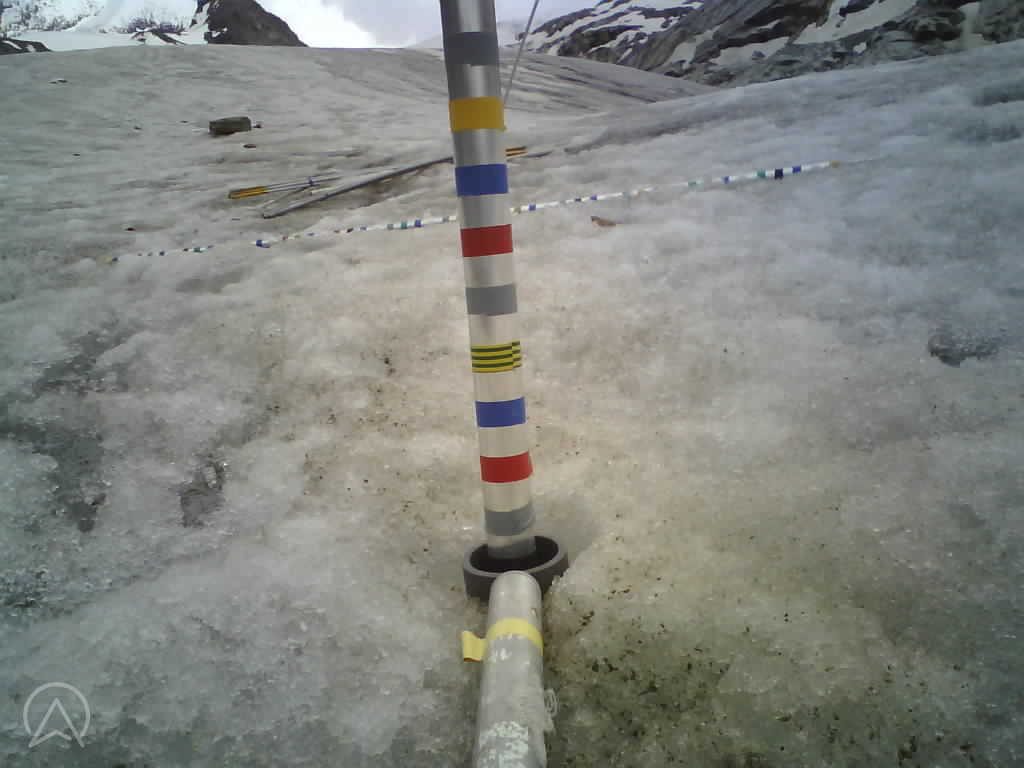
#> input picture InputImages/2020-06-16_14-24.jpg, 1024 x 768 px
$ python -i TOAST.py   (imports and definitions only)   (Python 2 division)   (older library calls are emulated)
#> lines starting #> are read from the running program, lines starting #| are printed output that depends on the picture; after the words box and inside, x2 and y2 are one past the last pixel; in counts of white or black regions, pixels touching at a corner belong together
#!/usr/bin/env python3
# -*- coding: utf-8 -*-

import cv2
import os
import glob
import numpy as np
import pandas as pd
# import matplotlib.pyplot as plt
import math
from datetime import datetime
import pickle

tape_width = 19.  # width of marker tape (mm)
tape_spacing = 21.
arm_p0, arm_p1 = (515, 571), (511, 766)  # XY format
segment_width_range = (19, 42)
wb_rect_yyxx = (320, 500, 560, 880)

min_brightness = 100
max_deg_collin = 5  # maximum angle between points to be comsidered as collinear
min_collin_points = 2  # minimum number of collinear points on stake


def angle(p0, p1):
    """

    Parameters
    ----------
    p0 : [x, y] coordinates of point P0
    p1 : [x, y] coordinates of point P1

    Returns
    -------
    slope of line P0P1, converted to range [-90, 90], zero is vertical

    """
    dx, dy = p1[0] - p0[0], p1[1] - p0[1]
    if dx <= 0:
        dx = abs(dx)
        dy = -dy
    alpha = math.degrees(np.arccos(dy / np.sqrt(dy ** 2 + dx ** 2)))  # 0 - 180
    if alpha >= 90:
        alpha = alpha - 180  # -90 - 90
    return alpha


# [175 lines left out: functions intersection, get_color, odd_even_score, get_color_arr, cv2label, not called in this run]


#######################################################


def analyse_image(file, outfolder, tape_width=tape_width,
                  tape_spacing=tape_spacing, arm_p0=arm_p0, arm_p1=arm_p1,
                  segment_width_range=segment_width_range, wb_rect_yyxx=wb_rect_yyxx):
    """

    Parameters
    ----------
    file :          image file
    outfolder :     output folder for images
    tape_width :    width of marker tape
    tape_spacing :  spacing of tape markers
    arm_p0 :        [x,y] coordinates of one Point on arm
    arm_p1 :        [x,y] of other Point on arm (one must be ring)
    segment_width_range : acceptable width range [min,max] of segments
    wb_rect_yyxx :  y and x ranges for whitebalance region

    Returns
    -------
    dataframe with details for each segment (marker)

    """
#> called with file = 'InputImages/2020-06-16_14-24.jpg', outfolder = 'out.png', tape_width = 19, tape_spacing = 21, arm_p0 = (515, 571), arm_p1 = (511, 766), segment_width_range = (19, 42), wb_rect_yyxx = (320, 500, 560, 880)
    img = cv2.imread(file)
#> img is the input picture: shape (768, 1024, 3); mean B, G, R 126.5, 131.4, 129

    # whitebalance: greyworld assumption only in given rectangle
    img_lab = cv2.cvtColor(img, cv2.COLOR_BGR2LAB)
#> img_lab: shape (768, 1024, 3); mean of channels 0, 1, 2 138.6, 126.3, 130.3
    avg_a = np.average(img_lab[wb_rect_yyxx[0]:wb_rect_yyxx[1],
                       wb_rect_yyxx[2]:wb_rect_yyxx[3], 1])  # calculate averages for whitebalance
#> avg_a = 127.3
    avg_b = np.average(img_lab[wb_rect_yyxx[0]:wb_rect_yyxx[1],
                       wb_rect_yyxx[2]:wb_rect_yyxx[3], 2])
#> avg_b = 132.9
    img_lab[:, :, 1] = img_lab[:, :, 1] - (
            (avg_a - 128) * (img_lab[:, :, 0] / 255.0) * 1.1)  # substract on LAB color space
    img_lab[:, :, 2] = img_lab[:, :, 2] - ((avg_b - 128) * (img_lab[:, :, 0] / 255.0) * 1.1)
#> img_lab: shape (768, 1024, 3); mean of channels 0, 1, 2 138.6, 126.3, 126.9
    img = cv2.cvtColor(img_lab, cv2.COLOR_LAB2BGR)  # convert back to BGR

    img2 = img.copy()  # for overplotting
    hsv = cv2.cvtColor(img, cv2.COLOR_BGR2HSV)
#> hsv: shape (768, 1024, 3); mean H, S, V 77.9, 27, 136.6
    gray = cv2.cvtColor(img, cv2.COLOR_BGR2GRAY)
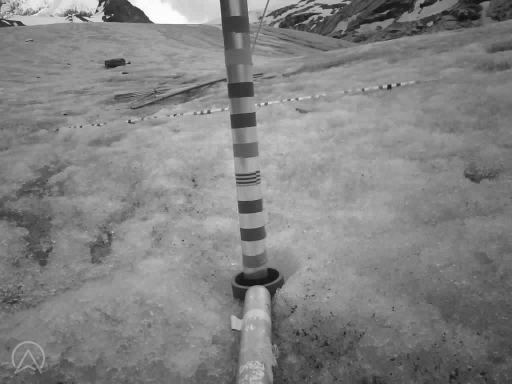
#> gray: shape (768, 1024) (shown at 1/2 size); min 1, max 253, mean 130.2
    dst = gray.copy()

    height, width = img.shape[0], img.shape[1]

    # First check if image is too dark
    if np.mean(hsv[:, :, 2]) <= min_brightness:
        print(file + " excluded - too dark")
        return

    # Get normalized saturation
    color_score = cv2.normalize(hsv[:, :, 1] / 1., dst,
                                norm_type=cv2.NORM_MINMAX) * 255
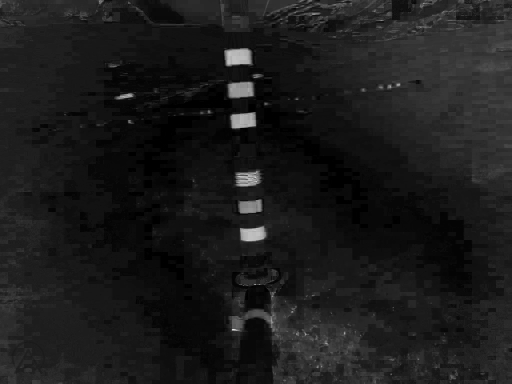
#> color_score: shape (768, 1024) float64 (shown at 1/2 size); min 0, max 255, mean 27

    # Match template: shape of marker (is this actually a good idea?)
    stake_kernel = np.full((3 * 25, 3 * 35), 0)
    stake_kernel[25:49, 35:69] = 255
    # plt.imshow(stakeKernel)
    res = cv2.matchTemplate(color_score.astype(dtype=np.uint8),
                            stake_kernel.astype(dtype=np.uint8), cv2.TM_CCORR)
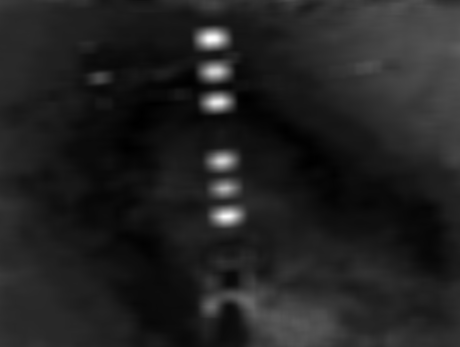
#> res: shape (694, 920) float32 (shown at 1/2 size); min 18361, max 38413196, mean 5092298.5; drawn with min black and max white
    cv2.normalize(res, res, norm_type=cv2.NORM_MINMAX)

    keep_for_output_staketemplate = cv2.cvtColor((res * 255).astype(np.uint8), cv2.COLOR_GRAY2BGR)

    # threshold on marker-match
    res_th = cv2.threshold(res, 0.5, 1,
                           cv2.THRESH_BINARY)[1].astype(dtype=np.uint8)
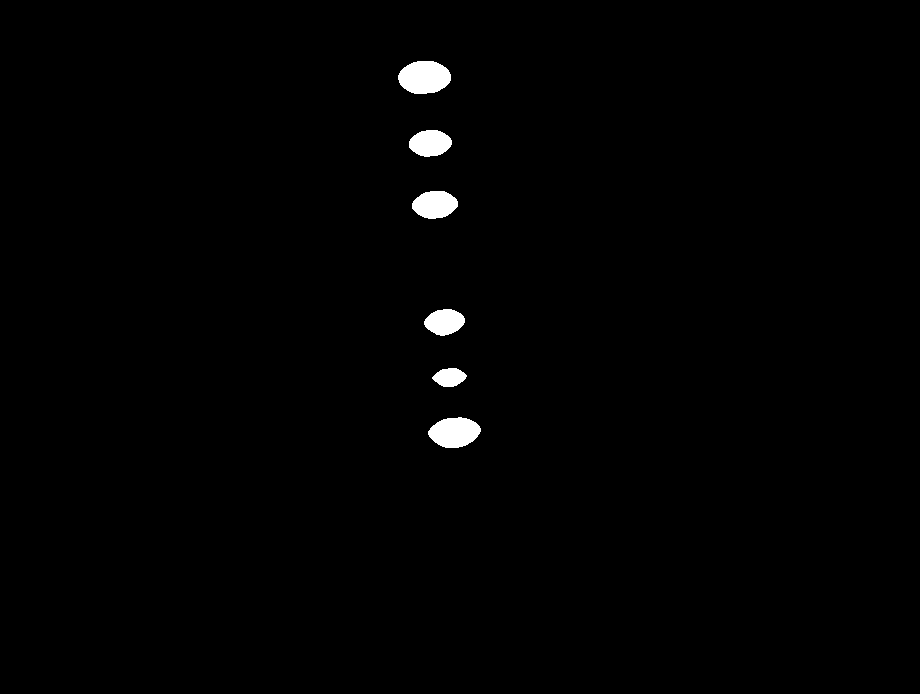
#> res_th: shape (694, 920); values 0 (black) and 1 (white), 0.9% white; 6 white regions, box (x1, y1, x2, y2) and area: (398, 61, 451, 94) 1378, (428, 417, 481, 448) 1217, (412, 191, 458, 219) 985, (409, 130, 452, 157) 889, (424, 309, 465, 336) 808, (432, 368, 467, 387) 474
    # plt.imshow(res_th)

    # erode to kill small spots
    kernel = np.full((5, 13), 1)
    res_th = cv2.erode(res_th, kernel)
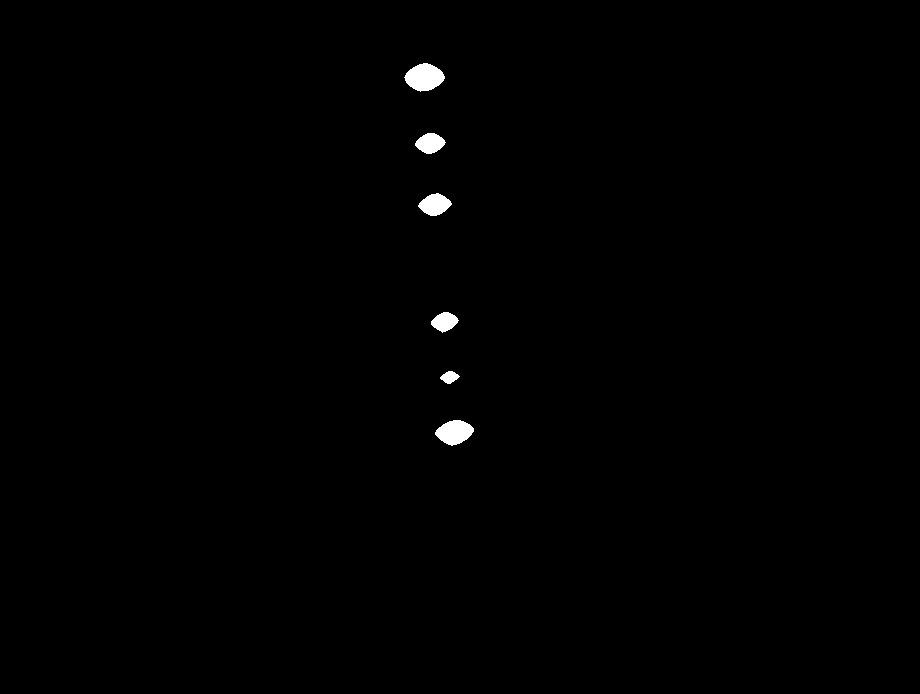
#> res_th: shape (694, 920); values 0 (black) and 1 (white), 0.47% white; 6 white regions

    # Return if no colors were found
    # shape of kernel creates rather circular patterns
    if np.max(res_th) - np.min(res_th) <= 0.5:
        print(file + " excluded - no colors found")
        return

    # find center points
    contours, hierarchy = cv2.findContours(res_th, cv2.RETR_TREE,
                                           cv2.CHAIN_APPROX_NONE)
#> contours = 6 contours; box (x1, y1, x2, y2) and area: (404, 63, 445, 92) 772, (435, 420, 474, 446) 646, (418, 193, 452, 216) 481, (415, 133, 446, 154) 414, (431, 312, 459, 333) 348, (440, 371, 460, 384) 142
    center_points = []
    # cv2.contourArea(contours)
    for i, c in enumerate(contours):
        ccx = 0
        ccy = 0
        for p in c:
            ccx += p[0][0]
            ccy += p[0][1]
        ccx = int(ccx / len(c) + stake_kernel.shape[1] * 5 / 10)
        ccy = int(ccy / len(c) + stake_kernel.shape[0] * 5 / 10)
        center_points.append([ccx, ccy])
#> this loop made 6 passes
#> (ccx, ccy) on passes 1 to 6: (506, 468), (501, 413), (496, 358), (486, 241), (481, 179), (476, 113)
#> after the loop, center_points = [[506, 468], [501, 413], [496, 358], [486, 241], [481, 179], [476, 113]]
    center_points = np.array(center_points)

    # Check if centerPoints are above arm_p0/P1 to exclude marker tape on arm
    center_points = np.delete(
        center_points, center_points[:, 1] >= np.min([arm_p0[1], arm_p1[1]]),
        0)

    # Create combination matrix for point-slopes to exclude non-colinear centerPoints
    slope_matrix = np.reshape(
        [angle(p0, p1) for p0 in center_points for p1 in center_points],
        (len(center_points), len(center_points)))
#> slope_matrix = [[nan, 5.19, 5.19, 5.04, 4.94, 4.83], [5.19, nan, 5.19, 4.98, 4.89, 4.76], [5.19, 5.19, nan, 4.89, 4.79, 4.67], [5.04, 4.98, 4.89, nan, 4.61, 4.47], [4.94, 4.89, 4.79, 4.61, nan, 4.33], [4.83, 4.76, 4.67, 4.47, 4.33, nan]]

    # Find collinear points
    # Estimate density to find most probably stake slope
    a_d = np.arange(-30, 30, max_deg_collin * 0.5)  # range and resolution
    stake_slope_density = np.array([sum((abs(a - np.ravel(slope_matrix)) < max_deg_collin * 0.5)) for a in a_d])
#> stake_slope_density = 24 values, max 30 at index 14, min 0 at index 0, mean 2.5
    stake_slope_density_argmax = np.argmax(stake_slope_density)
#> stake_slope_density_argmax = 14
    stake_slope_density_argmax_irange = np.clip(
        np.arange(stake_slope_density_argmax - 1, stake_slope_density_argmax + 2), 0,
        len(a_d))  # range is just clipped!
    weights = stake_slope_density[stake_slope_density_argmax_irange]
#> weights = [22, 30, 8]
    values = a_d[stake_slope_density_argmax_irange]
    approx_stake_slope = sum(weights * values) / sum(weights)
#> approx_stake_slope = 4.42

    # Find points with angle similar to stake_slope to at least 50% of all points
    center_points_on_stake = center_points[
        np.count_nonzero(np.abs(slope_matrix - approx_stake_slope) <= max_deg_collin, axis=1) / len(slope_matrix) > 0.5]
#> center_points_on_stake = empty array

    # return if not enough collinear points are found
    if len(center_points_on_stake) <= min_collin_points:
        print(file + " excluded - too few collinear points on stake")
        return

    # find stake by fitting 2D line through points on stake
    vx, vy, x, y = cv2.fitLine(center_points_on_stake, cv2.DIST_L2, 0, 0.01, 0.01)
    x0, x1 = x - 1000., x + 1000.  # Warning! vx and vy will be used later
    y0, y1 = y - 1000 * vy / vx, y + 1000 * vy / vx
    t, stake_p0, stake_p1 = cv2.clipLine(
        (0, 0, img.shape[1], img.shape[0]), (x0, y0), (x1, y1))

    if arm_p0[1] < arm_p1[1]:
        ring_match_pix = arm_p0
    else:
        ring_match_pix = arm_p1

    # Find bottom of stake: intersection of stake line and normal projection
    # of ringMatch (normal to arm, projected onto stake line)
    stake_bottom = intersection(
        stake_p0, stake_p1, ring_match_pix, (ring_match_pix[0] + 1,
                                             ring_match_pix[1] -
                                             (arm_p0[0] - arm_p1[0]) /
                                             (arm_p0[1] - arm_p1[1])))

    # expand stake by 20px to left and right, 4 points clockwise
    rx0, rx1, rx2, rx3 = stake_p0[0] - 20 * vy, stake_p1[0] - 20 * vy, \
                         stake_p1[0] + 20 * vy, stake_p0[0] + 20 * vy
    ry0, ry1, ry2, ry3 = stake_p0[1] + 20 * vx, stake_p1[1] + 20 * vx, \
                         stake_p1[1] - 20 * vx, stake_p0[1] - 20 * vx

    stake_img_length = math.sqrt((stake_p0[0] - stake_p1[0]) ** 2 +
                                 (stake_p0[1] - stake_p1[1]) ** 2)
    M = cv2.getAffineTransform(
        np.float32([(rx0, ry0), (rx1, ry1), (rx2, ry2)]),
        np.float32([(0, 0), (0, stake_img_length), (40, stake_img_length)]))

    # get stake section (bilinear interpolation)
    stake_img = cv2.warpAffine(img, M, (width, height))[0:int(stake_img_length), 0:40]

    # Translate stake bottom point to new coordinates
    sI_stakeBottom = M.dot(np.array((*stake_bottom, 1)))

    # convert to HSV
    stake_img_HSV = cv2.cvtColor(stake_img, cv2.COLOR_BGR2HSV)

    # calculate and sum up edges (laplacian) on s and v image channel,
    sI_color_Kernel = np.array([-1., -1, -1, -1, -1, 0, 1, 1, 1, 1, 1]).reshape((11, 1)) / 11.
    sI_edgesS = cv2.filter2D(stake_img_HSV[:, :, 1], cv2.CV_32F, sI_color_Kernel,
                             (cv2.BORDER_CONSTANT, 0))
    sI_edgesV = cv2.filter2D(stake_img_HSV[:, :, 2], cv2.CV_32F, sI_color_Kernel,
                             (cv2.BORDER_CONSTANT, 0))

    sI_edges_score = np.mean(np.abs(sI_edgesS) + 7 * np.abs(sI_edgesV), axis=1)
    # plt.plot(sI_edges_score)

    # local maxima code
    temp = np.squeeze(cv2.GaussianBlur(sI_edges_score, (1, 35), 5)) - \
           np.squeeze(cv2.GaussianBlur(sI_edges_score, (1, 55), 15))
    sI_edges_peaks = np.array(np.where(np.diff(np.sign(np.diff(temp))) == -2)) + 1
    # filter out low-contrast-edges
    sI_edges_peaks = sI_edges_peaks[temp[sI_edges_peaks] >= 10]
    # plt.scatter(sI_edges_peaks,np.full(len(sI_edges_peaks),20))

    # Standardize S and V channels
    s_val = np.max(stake_img_HSV[:int(sI_stakeBottom[1]), :, 1])
    # s_val = np.percentile(stake_img_HSV[:int(sI_stakeBottom[1]), :, 1], 80)
    v_val = np.percentile(stake_img_HSV[:int(sI_stakeBottom[1]), :, 2], 50)
    stake_img_HSV[:, :, 1] = np.clip(stake_img_HSV[:, :, 1] / s_val * 255, 0, 255).astype(int)
    stake_img_HSV[:, :, 2] = np.clip(stake_img_HSV[:, :, 2] / v_val * 150, 0, 255).astype(int)
    cv2.imwrite(os.path.join(outfolder, 'stake_' + os.path.basename(file)),
                cv2.cvtColor(stake_img_HSV, cv2.COLOR_HSV2BGR))

    # make 1d array from HSV stake and cut away stake-in-ice part
    # !!! measures switch from from-top to from-bottom
    sI_stakeImgHSV1d = cv2.resize(stake_img_HSV[:int(sI_stakeBottom[1]), :, :],
                                  (1, int(stake_img_HSV[:int(sI_stakeBottom[1]), :, :].shape[0])))
    sI_stakeImgBGR1d = cv2.resize(stake_img[:int(sI_stakeBottom[1]), :, :],
                                  (1, int(stake_img[:int(sI_stakeBottom[1]), :, :].shape[0])))

    sI_edges_peaks = sI_edges_peaks[sI_edges_peaks <= sI_stakeBottom[1]]
    if len(sI_edges_peaks) <= 2:
        print(file + "excluded - too few marker edges found on stake")
        return

    # remove lowest peak if it appx. coincides with lower stake end
    # (shadow problems)
    if abs(sI_edges_peaks[-1] - sI_stakeBottom[1]) <= 5: sI_edges_peaks = \
        sI_edges_peaks[:-1]
    if len(sI_edges_peaks) <= 2:  # again, because maybe a point was removed
        print(file + "excluded - too few marker edges found on stake")
        return

    # new color detection
    sI_segments = pd.DataFrame(columns=['pxheight', 'pxwidth', 'color', 'mmwidth'])
    sI_segments_hsvV = np.zeros((len(sI_edges_peaks[:-1]), 4), dtype=np.uint8)
    for i, segment in enumerate(sI_edges_peaks[:-1]):
        # sI_edges_peaks measure from stake top end
        temp = [sI_edges_peaks[i], sI_edges_peaks[i + 1] - 1]
        sI_segments_hsvV[i, 0:3] = cv2.cvtColor(
            np.array(np.mean(sI_stakeImgBGR1d[temp[0]:temp[1] + 1, :, :], axis=0),
                     ndmin=3, dtype=np.uint8), cv2.COLOR_BGR2HSV)

        # Brightness IQR as robust variability measure
        sI_segments_hsvV[i, 3] = np.subtract(
            *np.percentile(sI_stakeImgHSV1d[temp[0]:temp[1] + 1, :, 2], [75, 25]))

        tt = pd.DataFrame(
            [[sI_stakeBottom[1] - sI_edges_peaks[i + 1],  # pixelheight of lower segment bound from BOTTOM
              sI_edges_peaks[i + 1] - sI_edges_peaks[i]]],  # px width of segment
            index=[i], columns=['pxheight', 'pxwidth'])
        sI_segments = sI_segments.append(tt)

    # color recognition
    sI_segments['color'] = get_color_arr(sI_segments_hsvV)

    # Remove segments that are too thin or too wide
    # DANGEROUS - is this a good place to sort them out?
    sI_segments = sI_segments[
        (sI_segments['pxwidth'] >= segment_width_range[0]) &
        (sI_segments['pxwidth'] <= segment_width_range[1])]

    if len(sI_segments) <= 0:  # return, if nothing left
        print(file + "excluded - no segments left")
        return

    # get and assign chunk number (if stake is partly hidden by drops on lens)
    chunk = np.ones(len(sI_segments))
    ttt = np.insert(np.abs(np.diff(sI_segments['pxheight'])), 0, 0)
    sss = np.array(sI_segments['pxwidth'])
    ttt[0] = sss[0]
    for i, t in enumerate(ttt):
        if abs(t - sss[i]) >= 1:
            chunk[i + 1:] += 1
    sI_segments['chunk'] = np.int8(chunk)
    # print('number of chunks: ' + str(np.max(chunk)))

    # Step through chunks and do calculations separately
    sI_segments_ret = []
    for name, group in sI_segments.groupby('chunk'):

        # find out which segments are actually markers
        ii = np.where(group['color'] != 'na')
        # check if colors were  found
        if np.squeeze(ii).size == 0:
            print(file + "chunk excluded - no colors spotted")
            continue  # with next chunk
        # check if markers are odd or even segments
        group_col = np.array(np.squeeze(ii))
        group_col_offset = group_col.reshape(-1)[0] % 2

        # check if this holds for ALL colored markers ("Verzählt?")
        if not np.all(group_col % 2 == group_col_offset):
            print(file + " one chunk excluded - odd/even pattern interruptet")
            continue  # with next chunk because segment detection failed

        # define markers and spacing width
        tt = np.full(len(group), tape_spacing)
        tt[group_col_offset::2] = tape_width
        group['mmwidth'] = tt

        # GET SCALE: linear (!) regression: vertical midpoints as X, mm-per-px as Y
        x = np.array(group['pxheight']) + np.array(group['pxwidth'], dtype=float) * 0.5
        y = np.array(group['mmwidth'], dtype=float) / np.array(group['pxwidth'], dtype=float)

        coef, residuals, _, _, _ = np.polyfit(x, y, 1, full=True)
        sI_scale_fun = np.poly1d(coef)
        Rsq = 1 - residuals / sum((y - np.mean(y)) ** 2)

        # store this as an example (for plotting)
        example_out = {}
        for v in ["coef", "residuals", "x", "y", "sI_scale_fun", "file", "group", "Rsq"]:
            example_out[v] = eval(v)
        with open('oneday-example.pkl', 'wb') as f:  # Python 3: open(..., 'wb')
            pickle.dump(example_out, f)

        # Regression stats
        # Idea from https://joshualoong.com/2018/10/03/Fitting-Polynomial-Regressions-in-Python/
        # df = pd.DataFrame(columns=['x','y']) # just for the summary
        # df['x'] = x
        # df['y'] = y
        # sI_scale_fun_summary = smf.ols(formula='y ~ sI_scale_fun(x)', data=df).fit()

        # UNCERTAINTY: https://de.wikipedia.org/wiki/Standardfehler_der_Regression
        # residuals: sum of squared y deviations: mm-per-px
        # SQRT of residuals divided by n-2
        if len(group) >= 3:  # DOF check
            scale_error = np.sqrt(residuals / (len(x) - 2))
        else:
            scale_error = np.nan

        # calculate distance of lower marker bounds to lower stake end in mm
        group['mmheight'] = group['pxheight'] * \
                            sI_scale_fun(np.array(group['pxheight'])
                                         * 0.5)
        # store uncertainty
        group['mmheight_scale_error'] = group['pxheight'] * scale_error

        # remove spaces between markers from list (not helpful for matching)
        group = group[group_col_offset::2]
        sI_segments_ret.append(group)

    if len(sI_segments_ret) == 0:
        return  # no good chunk found
    sI_segments_ret = pd.concat(sI_segments_ret).reset_index(drop=True)

    print(file + " should be good")

    # store coordinates for overplotting and output on img
    # invert transform matrix to map coordinates back on image
    outfile = os.path.join(outfolder, 'out_' + os.path.basename(file))
    iM = cv2.invertAffineTransform(M)
    out_edges_peaks = [iM.dot(np.array([int(stake_img.shape[1] / 2), y, 1]))
                       for y in sI_edges_peaks]
    for xy in out_edges_peaks:
        xxyy = tuple(np.int_(np.rint(xy)))
        cv2.circle(img2, xxyy, 5, (0, 0, 0), -1)
        cv2.circle(img2, xxyy, 3, (255, 255, 255), -1)
    # segments with labels
    out_segments_XY = [iM.dot(np.array([int(stake_img.shape[1]),
                                        sI_stakeBottom[1] - y, 1])) for y in
                       sI_segments_ret['pxheight']]
    tt_colors = np.array(sI_segments_ret['color'])
    tt_height = np.array(sI_segments_ret['mmheight'])
    for i, xy in enumerate(out_segments_XY):
        xxyy = tuple(np.int_(np.rint(xy)))
        cv2.line(img2, xxyy, (xxyy[0] + 50, xxyy[1]), (0, 0, 0), 2)
        cv2label(img2, str(tt_colors[i].upper()) + ": " +
                 str(" {:.2f}".format(tt_height[i])) +
                 " mm", (xxyy[0] + 50, xxyy[1]), (255, 255, 255), 0.6, 1)
    cv2.circle(img2, ring_match_pix, 5, (0, 0, 255), -1)
    cv2.circle(img2, tuple(np.int_(np.rint(stake_bottom))), 5, (255, 255, 255), -1)
    cv2.imwrite(outfile, img2)

    outfile = os.path.join(outfolder, 'out_staketempl_' + os.path.basename(file))
    for xy in center_points:
        cv2.drawMarker(keep_for_output_staketemplate, tuple(xy - [52, 37]), (0, 0, 255), cv2.MARKER_TILTED_CROSS, 10, 2,
                       cv2.LINE_AA)
    for xy in center_points_on_stake:
        cv2.drawMarker(keep_for_output_staketemplate, tuple(xy - [52, 37]), (0, 255, 0), cv2.MARKER_TILTED_CROSS, 10, 2,
                       cv2.LINE_AA)
    cv2.imwrite(outfile, keep_for_output_staketemplate)

    return sI_segments_ret


# [34 lines not run here, left out]

>>> result = analyse_image('InputImages/2020-06-16_14-24.jpg', 'out.png')
